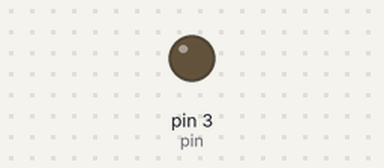
Recording of a sketch running on a simulated Arduino Uno, built with avr-gcc and run on an emulated ATmega328P. Parts: output pins drawn as LEDs (lit = HIGH).

Above: at 0.05 s.
At 2.05 s:
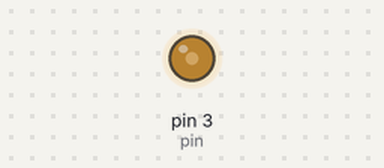
At 3.9 s:
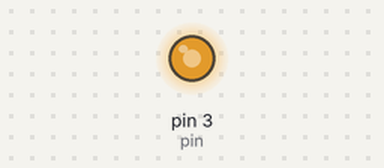
At 7.8 s:
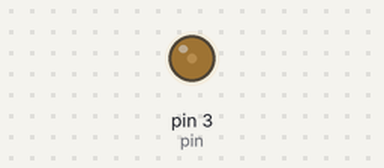
Timing chart, 0 to 12.0 s (numbered marks = the images above):
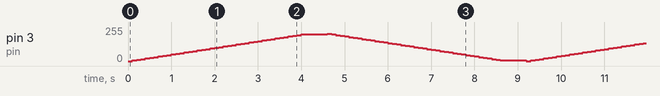

The sketch:

testDAC.ino
```cpp
const int pin = 3;

void setup() {
  // put your setup code here, to run once:
  pinMode(pin, OUTPUT);
}

void loop() {
  // put your main code here, to run repeatedly:
  // 提示強さを1つ指定
  //analogWrite(pin, 80);


  // 停止状態から，徐々に強くなり，最大に達したら徐々に弱くなり，停止するプログラム

  int strength; // 0~5V=0~204, 0~3V=0~204?

  analogWrite(pin, 204);

  strength = 0;
  while ( strength <= 204 ) {
    analogWrite(pin, strength );
    delay(100);
    strength = strength + 5;
  }

  delay(500);

  strength = 204;
  while (strength >= 0) {
    analogWrite(pin, strength);
    delay(100);
    strength = strength - 5;
  }
  delay(500);


}
```
